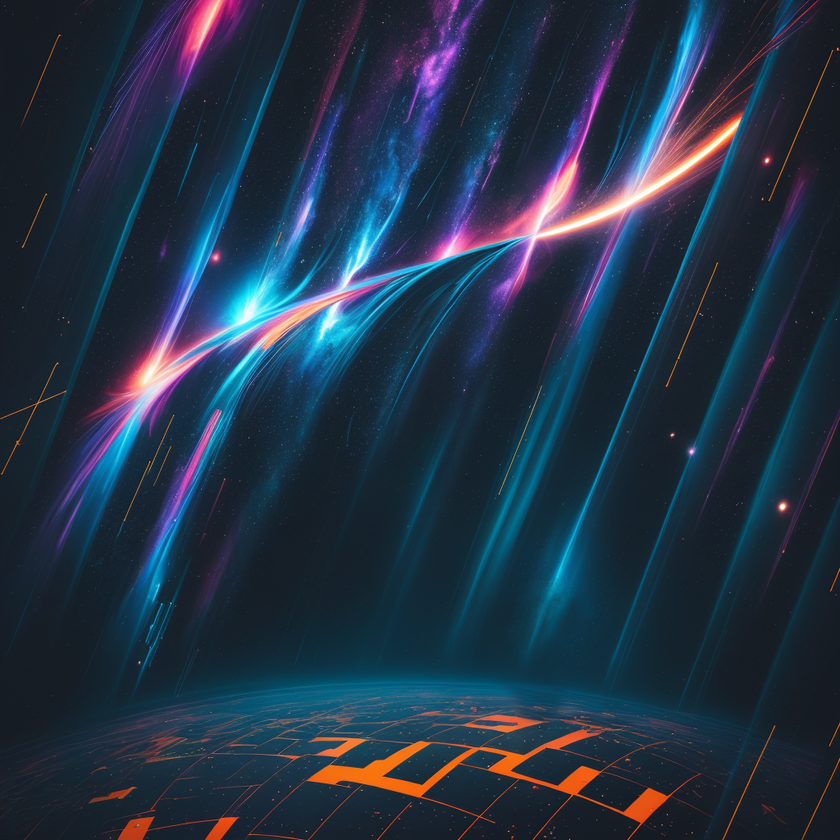
%> input picture ЧМ/LAB6/3.png, 840 x 840 px, shrunk from 1024 x 1024 before the run; the run also reads 1 picture not shown here
$ octave image_.m   (GNU Octave 9; MATLAB toolbox functions it lacks are replaced by stand-ins)
%> lines starting %> are read from the running program, lines starting %| are printed output that depends on the picture
image = double(imread("3.png"))./255;
fourier = fftshift(fft2(image));

abs_fourier = abs(fourier);
angle_fourier = angle(fourier);
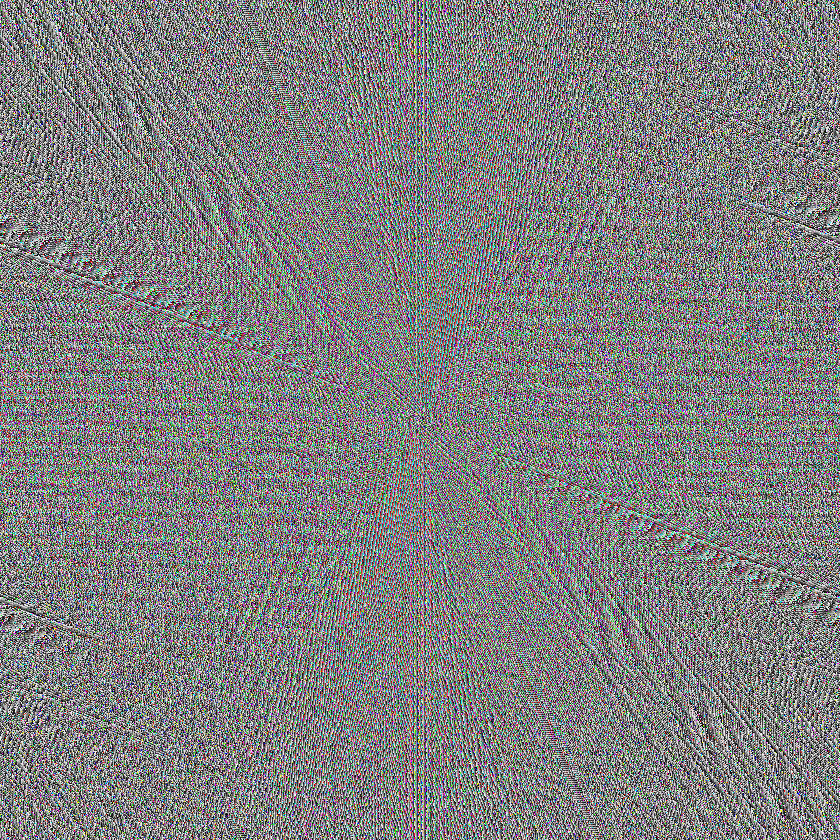
%> angle_fourier: size 840x840x3 double; mean R, G, B 4.45e-06, 4.45e-06, 4.45e-06; drawn with min black and max white

abs_fourier_log = log(abs_fourier + 1);
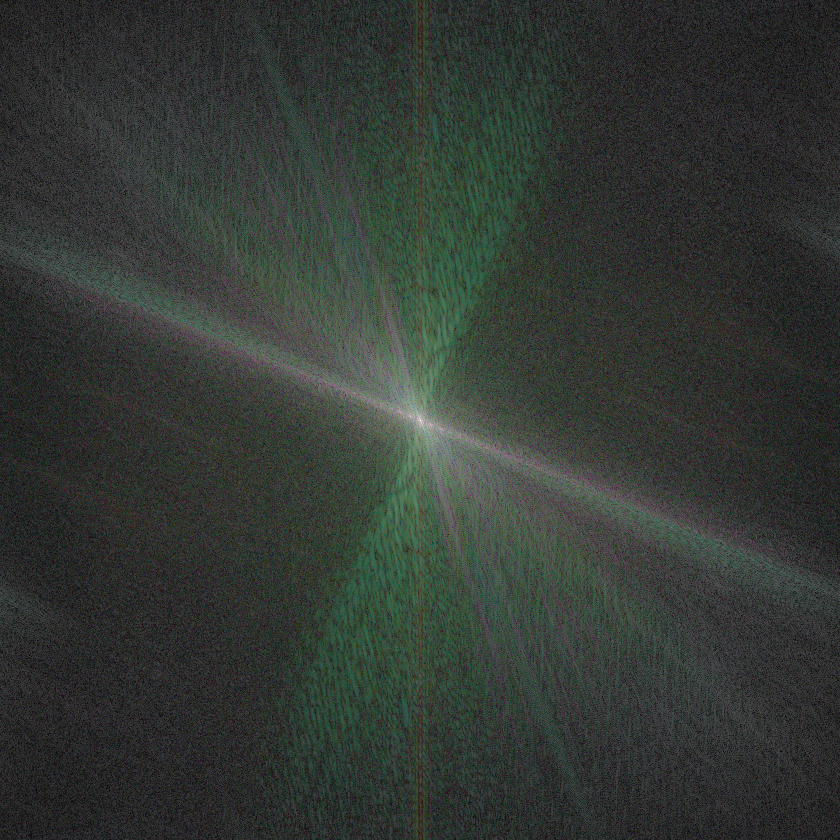
%> abs_fourier_log: size 840x840x3 double; mean R, G, B 2.48, 2.75, 2.52; drawn with min black and max white

abs_fourier_log_norm = abs_fourier_log./max(abs_fourier_log(:), [], 'all');

imwrite(abs_fourier_log_norm, "im3_fourier.png")
recovered_log = double(imread("im3_fourier_recovered.png"))./255;


recovered_abs_log = recovered_log .* max(abs_fourier_log(:), [], 'all');
recovered_abs = exp(recovered_abs_log) - 1;
recovered_fourier = recovered_abs .* exp(1i * angle_fourier);
recovered_image = real(ifft2(ifftshift(recovered_fourier)));
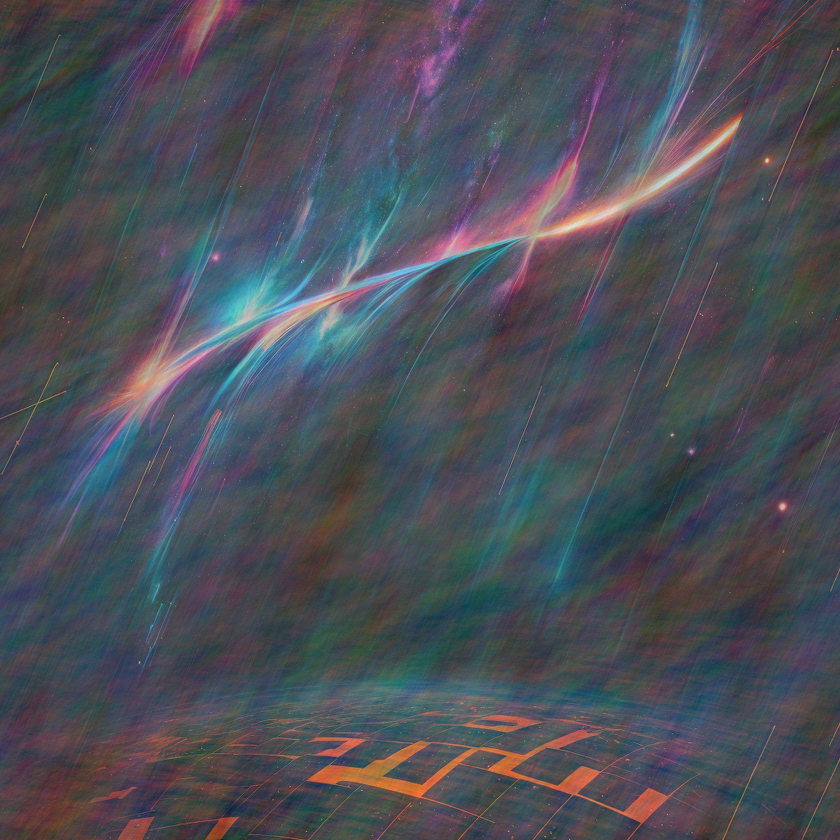
%> recovered_image: size 840x840x3 double; mean R, G, B 0.0717, 0.0827, 0.127; drawn with min black and max white
imwrite(recovered_image, "im3_recovered.png");
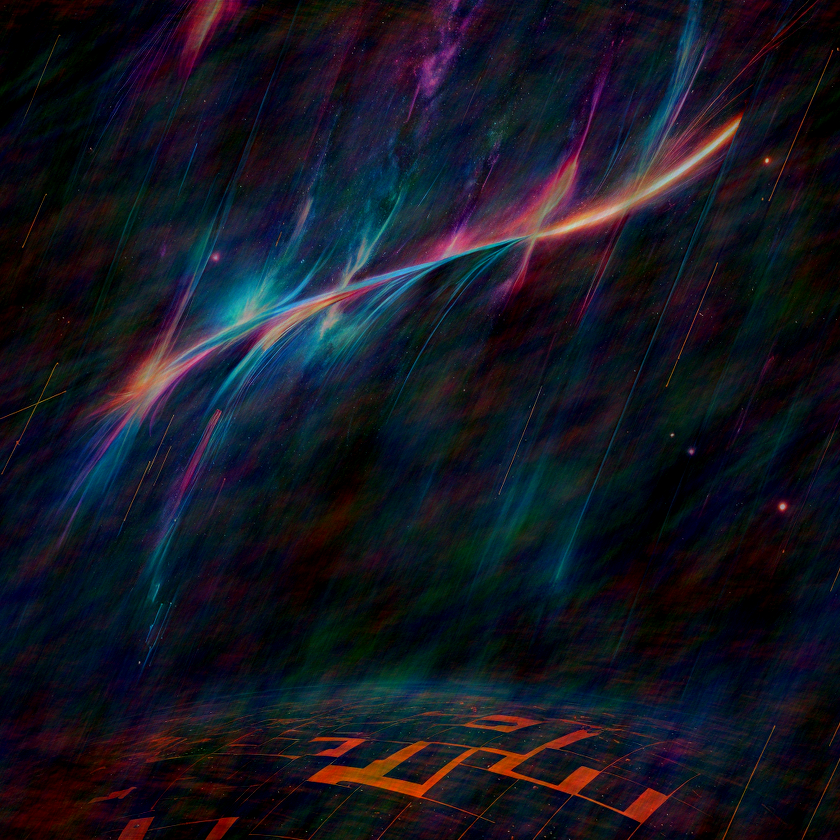
%> saved as im3_recovered.png: size 840x840x3 uint8; mean R, G, B 21, 21.8, 32.8
